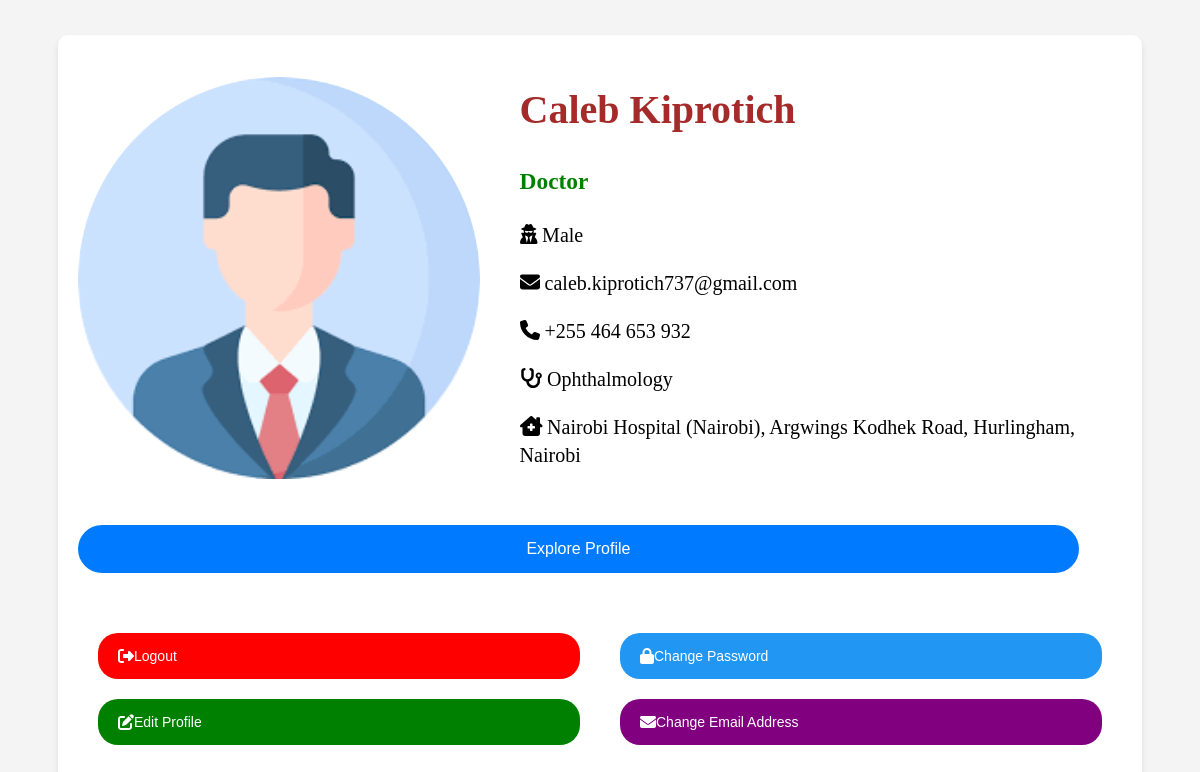
Page /profiles/doctorProfile.php?doctorId=7 (signed in) on the committed database.
### tables this page shows
CREATE TABLE `doctor` (
  `doctorId` int(11) NOT NULL,
  `firstName` varchar(128) NOT NULL,
  `lastName` varchar(128) NOT NULL,
  `gender` varchar(10) NOT NULL,
  `emailAddress` varchar(255) NOT NULL,
  `phoneNumber` varchar(20) NOT NULL,
  `specialization` varchar(128) NOT NULL,
  `healthCenterId` int(11) NOT NULL,
  `SSN` int(11) NOT NULL,
  `startYear` int(11) NOT NULL,
  `activeStatus` tinyint(1) DEFAULT 1,
  `passwordHash` varchar(255) NOT NULL
);

CREATE TABLE `health_center` (
  `healthCenterId` int(11) NOT NULL,
  `name` varchar(255) NOT NULL,
  `location` varchar(255) NOT NULL,
  `emailAddress` varchar(255) NOT NULL,
  `phoneNumber` varchar(20) NOT NULL
);

### configuration.php (called while the page is built)
<?php
$config = [
	'db_host' => 'localhost',
	'db_username' => 'root',
	'db_password' => '',
	'db_name' => 'drug_dispenser'
];
?>

### database.php (called while the page is built, shortened)
<?php
class Database {
	private $host;
	private $username;
	private $password;
	private $database;
	private $connection;
	public function __construct() {
		require_once 'configuration.php';
		$this->host = $config['db_host'];
		$this->username = $config['db_username'];
		$this->password = $config['db_password'];
		$this->database = $config['db_name'];
	}
	private function connect() {
		$this->connection = new mysqli($this->host, $this->username, $this->password, $this->database);
	}
	public function queryData($query, $values) {
		if (count($values) > 0) {
			$statement = $this->connection->prepare($query);
			$statement->bind_param(str_repeat('s', count($values)), ...$values);
			$statement->execute();
			$result = $statement->get_result();
			$rows = $result->fetch_all(MYSQLI_ASSOC);
		} else {
			$result = $this->connection->query($query);
			$rows = $result->fetch_all(MYSQLI_ASSOC);
		}
		return $rows;
	}
}
?>

### profiles/doctorProfile.php (the view, shortened to what this page needs)
<?php
require_once('../database.php');
if (isset($_GET['doctorId'])) {
    $doctorId = $_GET['doctorId'];
} elseif (isset($_SESSION['doctorId'])) {
    $doctorId = $_SESSION['doctorId'];
} else {
    echo "Error: Doctor ID not provided.";
    exit;
}
$db = new Database();
$query = "SELECT * FROM doctor WHERE doctorId = ?";
$values = array($doctorId);
$doctorData = $db->queryData($query, $values);
$doctor = $doctorData[0];
$firstName = $doctor['firstName'];
$lastName = $doctor['lastName'];
$gender = $doctor['gender'];
$emailAddress = $doctor['emailAddress'];
$phoneNumber = $doctor['phoneNumber'];
$specialization = $doctor['specialization'];
$healthCenterId = $doctor['healthCenterId'];
$query = "SELECT * FROM health_center WHERE healthCenterId = ?";
$values = array($healthCenterId);
$healthCenterData = $db->queryData($query, $values);
$healthCenter = $healthCenterData[0];
$healthCenterName = $healthCenter['name'];
$healthCenterLocation = $healthCenter['location'];
?>
<!DOCTYPE html>
<html>
<head>
    <link rel="stylesheet" type="text/css" href="profile.css">
    <link rel="stylesheet" href="https://cdnjs.cloudflare.com/ajax/libs/font-awesome/5.15.3/css/all.min.css">
</head>
<body>
    <div class="container">
        <div class="profile">
            <div class="profile-picture">
                <img src="profile.png">
            </div>
            <div class="profile-details lead">
                <h1 id="name"><?php echo $firstName . ' ' . $lastName; ?></h1>
                <h3 class="role">Doctor</h3>
                <p class=""><i class="fas fa-user-secret"></i> <?php echo $gender; ?></p>
                <p class=""><i class="fas fa-envelope"></i> <?php echo $emailAddress; ?></p>
                <p class=""><i class="fas fa-phone"></i> <?php echo $phoneNumber; ?></p>
                <p class=""><i class="fas fa-stethoscope"></i> <?php echo $specialization; ?></p>
                <p class=""><i class="fas fa-clinic-medical"></i> <?php echo $healthCenterName . ', ' . $healthCenterLocation; ?></p>
            </div>
        </div>
        <div id="explore-profile" class="profile">
	<a class="button-pill" href = "doctorDetails.php?doctorId=<?php echo $doctorId;?>">
                Explore Profile
            </a>
        </div>
        <div class="profile">
            <div class="actions">
                <a class="action" href = "../authentication/logout.php" id="logout-btn">
                    <i class="fas fa-sign-out-alt"></i>
                    <span>Logout</span>
                </a>
                <a class="action" href = "../registration/editDoctorDetails.php" id="edit-profile-btn">
                    <i class="fas fa-edit"></i>
                    <span>Edit Profile</span>
                </a>
            </div>
            <div class="actions">
                <a class="action" href = "../registration/updatePassword.php" id="change-password-btn">
                    <i class="fas fa-lock"></i>
                    <span>Change Password</span>
                </a>
                <a class="action" id="change-email-btn" href = "../registration/updateEmailAddress.php">
                    <i class="fas fa-envelope"></i>
                    <span>Change Email Address</span>
                </a>
            </div>
        </div>
    </div>
</body>
</html>

### profiles/profile.css (style rules this page uses)
body { font-family: Arial, sans-serif; background-color: #f4f4f4; margin: 0; padding: 20px; display: flex; justify-content: center; align-items: center; min-height: 100vh; }
.container { max-width: 90%; width: 90%; margin: 0 auto; padding: 20px; background-color: #fff; box-shadow: 0 4px 6px rgba(0, 0, 0, 0.1); border-radius: 10px; }
.lead { font-size: 1.25rem; font-weight: 300; line-height: 1.4; margin-bottom: 1rem; }
img { width: 100%; height: auto; }
a { color: green; transition: color 0.3s ease; text-decoration: none; }
.profile { display: flex; align-items: center; margin-bottom: 20px; height: auto; }
.profile-picture { margin-right: 20px; overflow: hidden; border-radius: 50%; width: 40%; }
.profile-details { width: 60%; padding-left: 20px; flex-grow: 1; font-family: Calibri; }
#name { color: brown; }
.actions { margin-top: 20px; width: 50%; }
.action { display: flex; align-items: center; padding: 15px 20px; background-color: #f5f5f5; border-radius: 20px; transition: background-color 0.3s ease; cursor: pointer; margin: 20px; }
.action span { font-size: 14px; }
#logout-btn { background-color: #f00; color: #fff; text-align: center; }
#change-password-btn { background-color: #2196f3; color: #fff; text-align: center; }
#change-email-btn { background-color: purple; color: #fff; text-align: center; }
#edit-profile-btn { background-color: green; color: #fff; text-align: center; }
.role { color: green; }
.button-pill { display: inline-block; padding: 0.6em 1em; border-radius: 50px; background-color: #007bff; color: #fff; text-decoration: none; transition: background-color 0.3s ease; }
#explore-profile { display: block; width: 93%; }
#explore-profile .button-pill { width: 100%; padding: 15px; text-align: center; }

### rows in the picture
doctor: firstName "Caleb", lastName "Kiprotich", gender "Male", emailAddress "caleb.kiprotich737@gmail.com", phoneNumber "+255 464 653 932", specialization "Ophthalmology"
health_center: name "Nairobi Hospital (Nairobi)", location "Argwings Kodhek Road, Hurlingham, Nairobi"
